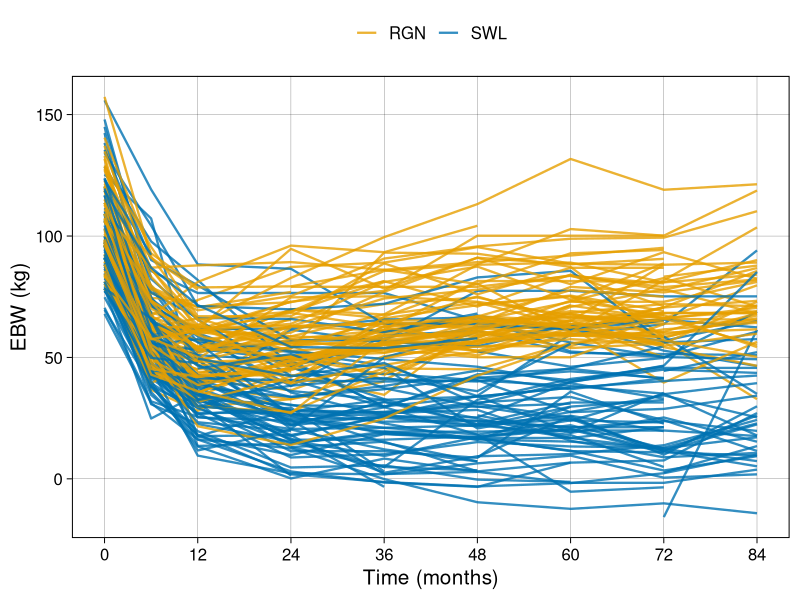
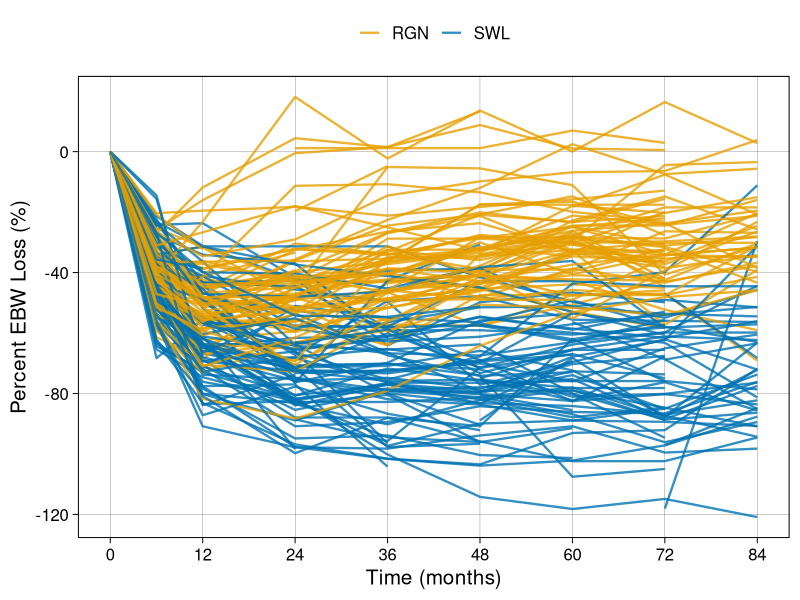
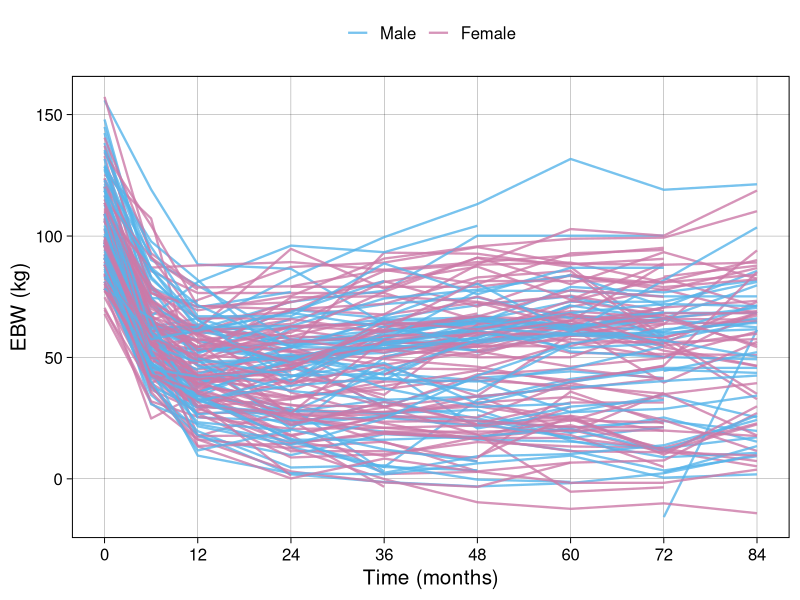
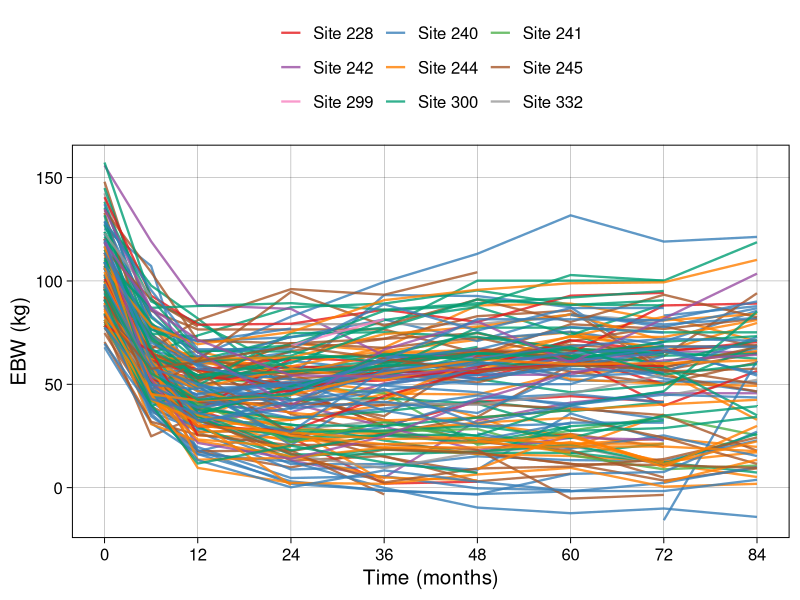

Write the R code that produced these figures, in order.
###########################
# Author: Wanjun Gu
# Email: wanjun.gu@ucsf.edu
# Date: 2026-05-08
###########################

library(ggplot2)
library(here)

setwd(here::here("figures/FigS3"))

df = read.csv("ebw_metab_cohort_site.csv", stringsAsFactors=FALSE)

df$time = as.numeric(sub("ebw\\.", "", df$name))
df = df[df$time <= 84, ]
df$ebw = df$ebw / 2.20462

df$class_lab = factor(ifelse(df$class == 1, "RGN", "SWL"), levels=c("RGN", "SWL"))
df$sex_lab = factor(ifelse(df$sex == 1, "Male", "Female"), levels=c("Male", "Female"))
df$site_lab = factor(paste0("Site ", df$SITE_ID))

baseline = df[df$time == 0, c("id", "ebw")]
names(baseline) = c("id", "ebw_0")
df = merge(df, baseline, by="id", all.x=TRUE)
df$pct_loss = (df$ebw - df$ebw_0) / df$ebw_0 * 100

class_cols = c("RGN" = "#E69F00", "SWL" = "#0072B2")
sex_cols = c("Male" = "#56B4E9", "Female" = "#CC79A7")

site_levels = levels(df$site_lab)
site_cols = setNames(
  c("#E41A1C", "#377EB8", "#4DAF4A", "#984EA3", "#FF7F00",
    "#A65628", "#F781BF", "#009E73", "#999999")[seq_along(site_levels)],
  site_levels
)

x_breaks = c(0, 12, 24, 36, 48, 60, 72, 84)

base_theme = theme_linedraw(base_size=15) +
  theme(legend.position="top",
        legend.title=element_blank(),
        panel.grid.minor=element_blank())

p_a = ggplot(df, aes(x=time, y=ebw, group=id, color=class_lab)) +
  geom_line(linewidth=0.8, alpha=0.8) +
  scale_color_manual(values=class_cols) +
  scale_x_continuous(breaks=x_breaks) +
  labs(x="Time (months)", y="EBW (kg)") +
  base_theme

p_b = ggplot(df, aes(x=time, y=pct_loss, group=id, color=class_lab)) +
  geom_line(linewidth=0.8, alpha=0.8) +
  scale_color_manual(values=class_cols) +
  scale_x_continuous(breaks=x_breaks) +
  labs(x="Time (months)", y="Percent EBW Loss (%)") +
  base_theme

p_c = ggplot(df, aes(x=time, y=ebw, group=id, color=sex_lab)) +
  geom_line(linewidth=0.8, alpha=0.8) +
  scale_color_manual(values=sex_cols) +
  scale_x_continuous(breaks=x_breaks) +
  labs(x="Time (months)", y="EBW (kg)") +
  base_theme

p_d = ggplot(df, aes(x=time, y=ebw, group=id, color=site_lab)) +
  geom_line(linewidth=0.8, alpha=0.8) +
  scale_color_manual(values=site_cols) +
  scale_x_continuous(breaks=x_breaks) +
  labs(x="Time (months)", y="EBW (kg)") +
  theme_linedraw(base_size=15) +
  theme(legend.position="top",
        legend.title=element_blank(),
        panel.grid.minor=element_blank()) +
  guides(color=guide_legend(nrow=3, byrow=TRUE))

ggsave("figs3a_ebw_class.png", p_a, width=6, height=5, dpi=800, bg="white")
ggsave("figs3b_pct_ebw_loss.png", p_b, width=6, height=5, dpi=800, bg="white")
ggsave("figs3c_ebw_sex.png", p_c, width=6, height=5, dpi=800, bg="white")
ggsave("figs3d_ebw_site.png", p_d, width=6, height=6, dpi=800, bg="white")
